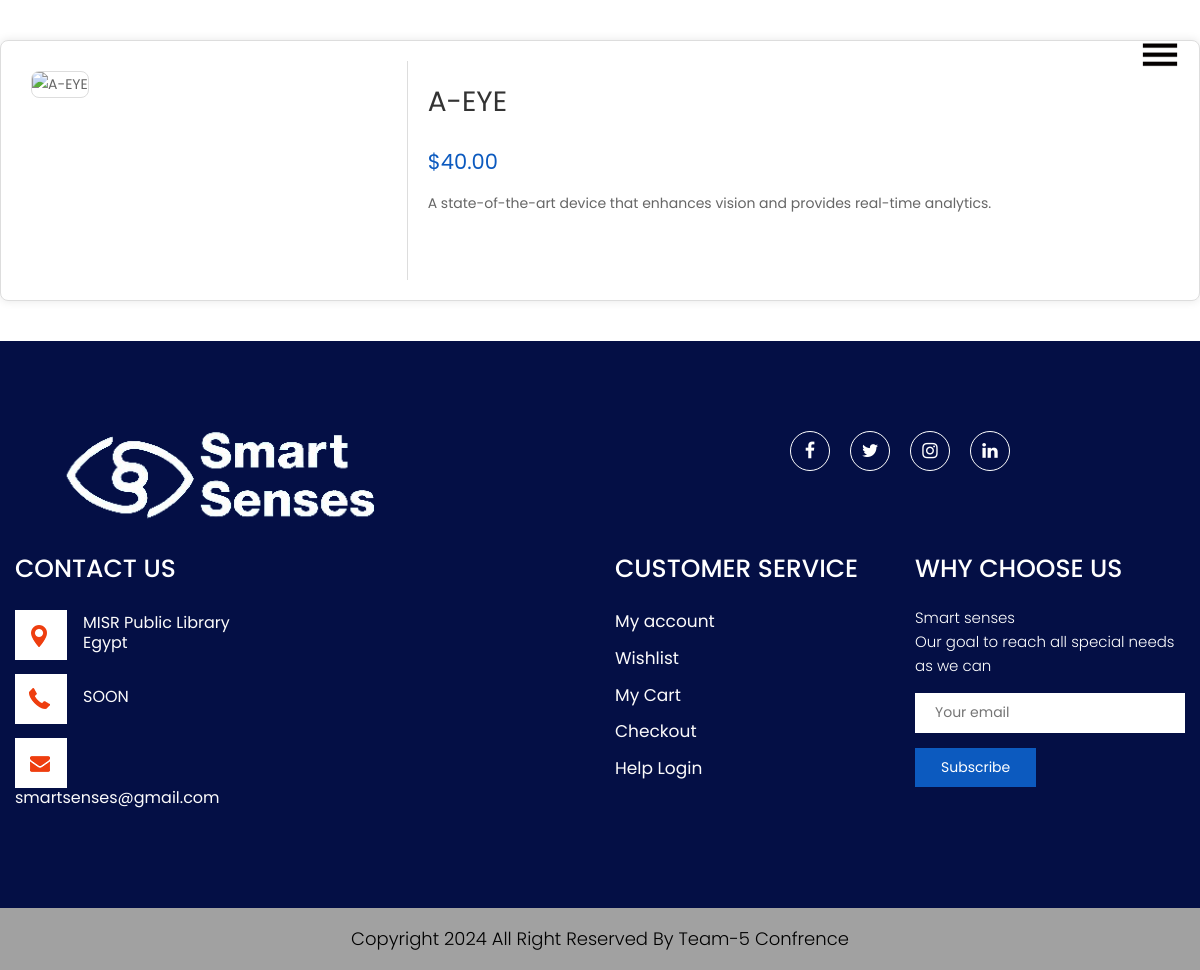
The page /User_Domain/product_details.php?product_id=1 on the database its author committed.
### tables this page shows
CREATE TABLE `products` (
  `product_id` int(11) NOT NULL,
  `product_name` varchar(100) NOT NULL,
  `product_price` decimal(10,2) NOT NULL,
  `product_details` text DEFAULT NULL,
  `product_image` varchar(255) DEFAULT NULL
);

### User_Domain/product_details.php (the view, shortened to what this page needs)
<?php
include 'config.php';
$product_id = isset($_GET['product_id']) ? intval($_GET['product_id']) : 0;
$product = null;
$query = "SELECT * FROM products WHERE product_id = ?";
$stmt = $conn->prepare($query);
if ($stmt) {
    $stmt->bind_param("i", $product_id);
    $stmt->execute();
    $result = $stmt->get_result();
    if ($result->num_rows > 0) {
        $product = $result->fetch_assoc();
    }
}
$is_logged_in = isset($_SESSION['user_id']);
?>
<!DOCTYPE html>
<html lang="en">
<head>
    <link rel="stylesheet" href="css/product_details.css">
    <link rel="stylesheet" href="css/nav.css">
    <link rel="stylesheet" href="css/bootstrap.css">
    <link rel="stylesheet" href="css/style.css">
    <link rel="stylesheet" href="css/home.css">
    <link rel="stylesheet" href="css/responsive.css">
    <link rel="stylesheet" href="css/jquery.mCustomScrollbar.min.css">
    <link rel="stylesheet" href="https://netdna.bootstrapcdn.com/font-awesome/4.0.3/css/font-awesome.css">
    <link rel="stylesheet" href="https://cdnjs.cloudflare.com/ajax/libs/fancybox/2.1.5/jquery.fancybox.min.css">
    <link rel="stylesheet" href="https://unpkg.com/aos@next/dist/aos.css" />
</head>
<body>
    <div class="wrapper">
        <?php include 'navigation.php'; ?>
    </div>
    <div class="product-container" data-aos="zoom-in" data-aos-duration="3500">
    <?php if ($product): ?>
        <div class="product-image">
            <img src="<?php echo htmlspecialchars($product['product_image']); ?>" alt="<?php echo htmlspecialchars($product['product_name']); ?>">
        </div>
        <div class="product-info">
            <h1><?php echo htmlspecialchars($product['product_name']); ?></h1>
            <div class="price">$<?php echo htmlspecialchars(number_format($product['product_price'], 2)); ?></div>
            <div class="details"><?php echo nl2br(htmlspecialchars($product['product_details'])); ?></div>
            <?php if ($is_logged_in): ?>
                <a href="check.php?product_id=<?php echo htmlspecialchars($product['product_id']); ?>" class="order-button">Order Now</a>
            <?php else: ?>
                <p>Please <a href="login.php">log in</a> to place an order.</p>
            <?php endif; ?>
        </div>
    <?php else: ?>
        <p>Product details not available. Please check back later.</p>
    <?php endif; ?>
</div>
    <?php include 'footer.php'; ?>
</body>
</html>

### User_Domain/css/product_details.css (style rules this page uses)
body { font-family: Arial, sans-serif; background-color: #f9f9f9; margin: 0; padding: 0; }
.wrapper { width: 100%; margin: 0 auto; }
.product-container { display: flex; flex-direction: row; justify-content: center; align-items: flex-start; margin: 40px auto; max-width: 1200px; padding: 20px; background: #fff; box-shadow: 0 0 10px rgba(0, 0, 0, 0.1); border-radius: 8px; border: 1px solid #ddd; }
.product-image { flex: 1; padding: 10px; }
.product-image img { max-width: 100%; height: auto; border-radius: 8px; border: 1px solid #ddd; }
.product-info { flex: 2; padding: 20px; border-left: 1px solid #ddd; }
.product-info h1 { font-size: 2em; margin: 0 0 10px; color: #333; }
.product-info .price { font-size: 1.5em; color: #0c5abf; margin: 10px 0; }
.product-info .details { font-size: 1em; color: #666; margin: 10px 0; }
.product-info p { font-size: 1em; color: white; margin-top: 20px; }
.product-info a { color: white; text-decoration: none; }

### User_Domain/css/style.css (style rules this page uses)
* { box-sizing: border-box !important; }
html { scroll-behavior: smooth; }
body { color: #666666; font-size: 14px; font-family: "poppins", sans-serif; line-height: 1.80857; font-weight: normal; overflow-x: hidden; }
a { color: #1f1f1f; text-decoration: none !important; outline: none !important; -webkit-transition: all 0.3s ease-in-out; -moz-transition: all 0.3s ease-in-out; -ms-transition: all 0.3s ease-in-out; -o-transition: all 0.3s ease-in-out; transition: all 0.3s ease-in-out; }
h1, h2, h3, h4, h5, h6 { letter-spacing: 0; font-weight: normal; position: relative; padding: 0 0 10px 0; font-weight: normal; line-height: normal; color: #111111; margin: 0; }
h1 { font-size: 24px; }
*, *::after, *::before { -webkit-box-sizing: border-box; -moz-box-sizing: border-box; box-sizing: border-box; }
p { margin: 0px; font-weight: 300; font-size: 15px; line-height: 24px; }
a { color: #222222; text-decoration: none; outline: none !important; }
a, .btn { text-decoration: none !important; outline: none !important; -webkit-transition: all 0.3s ease-in-out; -moz-transition: all 0.3s ease-in-out; -ms-transition: all 0.3s ease-in-out; -o-transition: all 0.3s ease-in-out; transition: all 0.3s ease-in-out; }
img { max-width: 100%; height: auto; }

### rows shown on the page
products: product_name "A-EYE", product_price "40.00", product_details "A state-of-the-art device that enhances vision and provides real-time analytics."
